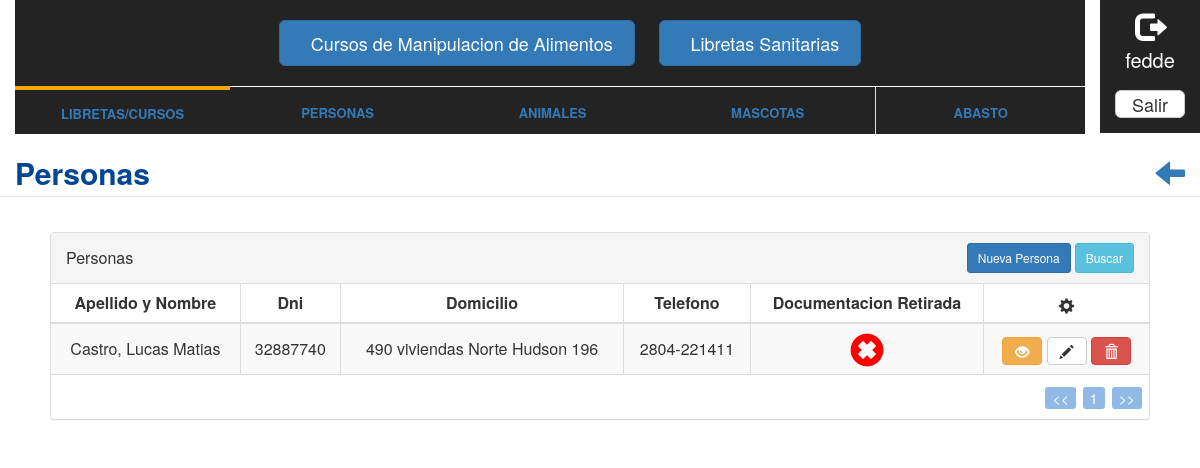
/personas/ (signed in), run on an earlier commit of the app's database.
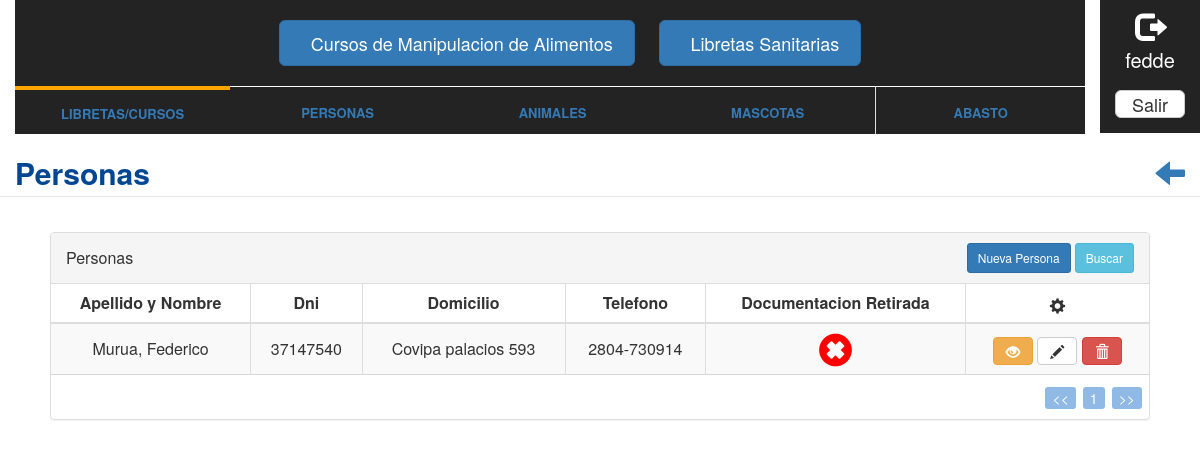
And on a later commit of the database.
### personas/models.py (models this page shows, shortened)
class PersonaGenerica(models.Model):
    nombre = models.CharField(max_length=50)
    domicilio = models.ForeignKey('domicilio')
    telefono = models.CharField(max_length=50)
    email = models.EmailField(max_length=50, blank=True)
    rubro = models.CharField(max_length=50, blank=True)

class PersonaFisica(PersonaGenerica):
    apellido = models.CharField(max_length=50)
    fecha_nacimiento = models.DateField()
    dni = models.CharField(unique=True, max_length=50)
    nacionalidad = models.ForeignKey('Nacionalidad', on_delete=models.CASCADE)
    obra_social = models.CharField(max_length=50, blank=True)
    documentacion_retirada = models.BooleanField(default=False)

class PersonaGenerica(models.Model):
    nombre = models.CharField(max_length=50)
    domicilio = models.ForeignKey('domicilio')
    telefono = models.CharField(max_length=50)
    email = models.EmailField(max_length=50, blank=True)
    rubro = models.CharField(max_length=50, blank=True)

class Domicilio(models.Model):
    barrio = models.CharField(max_length=20, null=True, blank=True)
    calle = models.CharField(max_length=50)
    nro = models.IntegerField()
    dpto = models.CharField(max_length=2, null=True, blank=True)
    piso = models.IntegerField(null=True, blank=True)
    localidad = models.ForeignKey('Localidad', on_delete=models.CASCADE)
    def __str__(self):
        return "%s %s %s" % (self.barrio, self.calle, self.nro)

### personas/views.py (the view)
@login_required(login_url='login')
def lista_persona(request):
    lista_personas = PersonaFisica.objects.all()
    filtro_personas = PersonaListFilter(request.GET, queryset=lista_personas)
    return render(request, 'persona/persona_list.html', {'filter': filtro_personas})

### personas/templates/persona/persona_list.html (shortened to what this page needs)
{% extends "base/base_listado.html" %}
{% load staticfiles %}
{% load staticfiles bootstrap3 %}
{% block header-title %}Personas{% endblock %}
{% block url-volver %}{% url 'inicio' %}{% endblock %}
{% block panel-title %}Personas{% endblock %}
{% block btn-nuevo %}
    <a href="{% url 'personas:nueva_persona' %}" class="btn btn-sm btn-primary btn-create">Nueva Persona</a>
{% endblock %}
{% block tabla %}
    <table class="table table-striped table-bordered table-hover table-list">
        <thead>
        <tr>
            <th>Apellido y Nombre</th>
            <th>Dni</th>
            <th>Domicilio</th>
            <th>Telefono</th>
            <th>Documentacion Retirada</th>
            <th><em class="glyphicon glyphicon-cog"></em></th>
        </tr>
        </thead>
        <tbody>
        {% for persona in filter.qs %}
            <tr align="center">
                <td>{{ persona.apellido }}, {{ persona.nombre }}</td>
                <td>{{ persona.dni }}</td>
                <td>{{ persona.domicilio }}</td>
                <td>{{ persona.telefono }}</td>
                {% if persona.documentacion_retirada == True %}
                    <td class="doc-ok"><span class="glyphicon glyphicon-ok-sign"></span></td>
                {% else %}
                    <td class="doc-no"><span class="glyphicon glyphicon-remove-sign"></span></td>
                {% endif %}
                <td align="center">
                    <a class="btn btn-warning" data-toggle="tooltip" title="Detalle" href="{% url 'personas:detalle_persona' persona.pk %}"><em class="glyphicon glyphicon-eye-open"></em></a>
                    <a class="btn btn-default" data-toggle="tooltip" title="Modificar" href="{% url 'personas:modificar_persona' persona.pk %}"><em class="glyphicon glyphicon-pencil"></em></a>
                    <a class="btn btn-danger btn-baja" data-toggle="tooltip" title="Eliminar" data-url="{% url 'personas:borrar_persona' persona.pk %}"><em class="glyphicon glyphicon-trash"></em></a>
                </td>
            </tr>
        {% endfor %}
        </tbody>
    </table>
{% endblock %}

### templates/base/base_listado.html (shortened to what this page needs)
{% extends "base/base.html" %}
{% load staticfiles %}
{% load staticfiles bootstrap3 %}
{% load widget_tweaks %}
{% block stylesheets %}
    <link rel="stylesheet" type="text/css" href="{% static 'css/base_listado.css' %}"/>
{% endblock %}
{% block content %}
    <div class="container-fluid container-list col-md-12">
        <div class="panel panel-default panel-table">
            <div class="panel-heading">
                <div class="row">
                    <div class="col col-xs-6">
                        <h3 class="panel-title">{% block panel-title %}{% endblock %}</h3>
                    </div>
                    <div class="col col-xs-6 text-right">
                        {% block btn-nuevo %}{% endblock %}
                        <a class="btn btn-sm btn-info" id="buscar">Buscar</a>
                    </div>
                </div>
            </div>
            <div class="panel-body">
                {% if filter.qs %}
                    {% block tabla %}{% endblock %}
                {% else %}
                    <div id="table-empty" class="table-empty">
                        <h3 class="table-empty-title"><span class="glyphicon glyphicon-exclamation-sign"></span>
                            No se encontraron elementos
                        </h3>
                    </div>
                {% endif %}
            </div>
        </div>
    </div>
{% endblock %}

### templates/base/base.html (shortened to what this page needs)
{% load staticfiles %}
{% load staticfiles bootstrap3 %}
<html lang="es">
<head>
    <link rel="stylesheet" type="text/css" href="{% static 'css/bootstrap.css' %}"/>
    <link rel="stylesheet" type="text/css" href="{% static 'css/jquery-ui.css' %}"/>
    <link rel="stylesheet" type="text/css" href="{% static 'css/hover.css' %}"/>
    <link rel="stylesheet" type="text/css" href="{% static 'css/base.css' %}"/>
    <link rel="stylesheet" type="text/css" href="{% static 'css/particles.css' %}"/>
    <link rel="stylesheet" type="text/css" href="{% static 'css/jquery.timepicker.css' %}"/>
    <link rel="stylesheet" type="text/css" href="{% static 'css/selectize.bootstrap3.css' %}"/>
    <link rel="stylesheet" type="text/css" href="{% static 'css/jquery.datetimepicker.css' %}"/>
    <link rel="stylesheet" type="text/css" href="{% static 'css/sweetalert2.css' %}"/>
    <link rel="stylesheet" type="text/css" href="{% static 'css/swal-forms.css' %}"/>
    {% block stylesheets %}
    {% endblock %}
</head>
<body>
    {% block no-navbar %}
        {% include 'base/nav.html' %}
    {% endblock %}
    {% block no-header %}
        <header id="header-page" class="header">
            <a href="{% block url-volver %}{% endblock %}" class="btn-volver">
                <span class="glyphicon glyphicon-arrow-left hvr-buzz pull-right"></span>
            </a>
            <h1 class="header-title pull-left">
                {% block header-title %}{% endblock %}
            </h1>
        </header>
    {% endblock %}
    {% block content %}
    {% endblock %}
</body>
</html>

### templates/base/nav.html (shortened to what this page needs)
{% load staticfiles %}
{% load staticfiles bootstrap3%}
<head>
    <link rel="stylesheet" type="text/css" href="{% static 'css/bootstrap.css' %}"/>
    <link rel="stylesheet" type="text/css" href="{% static 'css/nav.css' %}"/>
</head>
<body>
<div class="container-fluid container-nav">
    <div class="row">
        <div class="col-lg-11">
            <div id="custom_carousel" class="carousel slide" data-ride="carousel" data-interval="7000">
                <div class="carousel-inner">
                    <div class="item active">
                        <div class="container-fluid">
                            <ul class="ds-btn text-center">
                                <li>
                                    <a class="btn btn-lg btn-primary" href="{% url 'cursos:lista_cursos'%}">
                                    <span>Cursos de Manipulacion de Alimentos</span></a>
                                </li>
                                <li>
                                    <a class="btn btn-lg btn-primary " href="{% url 'libretas:lista_libretas'%}">
                                    <span>Libretas Sanitarias</span></a>
                                </li>
                            </ul>
                        </div>
                    </div>
                </div>
                <div class="controls">
                    <ul class="nav">
                        <li data-target="#custom_carousel" data-slide-to="0" class="hvr-rectangle-out active"> <a><small>LIBRETAS/CURSOS</small></a></li>
                        <li data-target="#custom_carousel" data-slide-to="1" class="hvr-rectangle-out"> <a><small>PERSONAS</small></a></li>
                         <li data-target="#custom_carousel" data-slide-to="2" class="hvr-rectangle-out"> <a><small>ANIMALES</small></a></li>
                         <li data-target="#custom_carousel" data-slide-to="3" class="hvr-rectangle-out"> <a><small>MASCOTAS</small></a></li>
                         <li data-target="#custom_carousel" data-slide-to="4" class="hvr-rectangle-out"> <a><small>ABASTO</small></a></li>
                    </ul>
                </div>
            </div>
        </div>
        <div class="col-lg-1 logout-box" align="center">
            <div class="glyphicon glyphicon-log-out"></div>
            <div class="username">
                <td>{{ user.get_username }}</td>
            </div>
            <div>
                <a class="btn btn-lg btn-default btn-block btn-logout" href="{% url 'logout'%}?next={{request.path}}">Salir</a>
            </div>
        </div>
    </div>
</div>
</body>

### estaticos/css/base.css (style rules this page uses)
.header { border-bottom: 1px solid rgba(0, 0, 0, 0.1); padding: 0.7rem 15px; overflow: hidden; background: white; }
.header-title, .btn-volver span { font-size: 3rem; }
.header-title { color: rgb(0,70,147); font-weight: bolder; margin: 0; }

### estaticos/css/particles.css (style rules this page uses)
body { background-color: white; }

### estaticos/css/base_listado.css (style rules this page uses)
.panel-table { margin: 35px; }
.panel-table .panel-body { padding:0; }
table th { width: auto !important; }
.table tr th, .table tr td { text-align: center; }
.panel-table .panel-body .table-bordered { border-style: none; margin:0; }
.panel-table .panel-body .table-bordered > thead > tr > th:first-of-type { text-align:center; width: 100px; }
.panel-table .panel-body .table-bordered > thead > tr > th:last-of-type, .panel-table .panel-body .table-bordered > tbody > tr > td:last-of-type { border-right: 0px; }
.panel-table .panel-body .table-bordered > thead > tr > th:first-of-type, .panel-table .panel-body .table-bordered > tbody > tr > td:first-of-type { border-left: 0px; }
.panel-table .panel-body .table-bordered > tbody > tr:first-of-type > td { border-bottom: 0px; }
.panel-table .panel-body .table-bordered > thead > tr:first-of-type > th { border-top: 0px; }
.panel-table .panel-heading .col h3 { line-height: 30px; height: 30px; }
.panel-table .panel-body .table-bordered > tbody > tr > td { line-height: 34px; }
.doc-no { color: red; }
.doc-ok, .doc-no { font-weight: bold; font-size: 34px; }

### estaticos/css/nav.css (style rules this page uses)
.container-nav { background: #fff; margin-bottom: 15px; }
#custom_carousel .item, .logout-box { color: #fff; background-color: #232323; }
#custom_carousel .controls { overflow-x: auto; overflow-y: hidden; padding: 0; margin: 0; white-space: nowrap; text-align: center; position: relative; background: #ddd }
#custom_carousel .controls li { background-color: #232323; display: table-cell; width: 1%; max-width: 90px; border-top: 1px solid white; }
#custom_carousel .controls li.active { border-top: 4px solid orange; }
#custom_carousel .controls a small { overflow: hidden; display: block; font-size: 13px; margin-top: 5px; font-weight: bold }
.ds-btn li { padding:10px; display:inline-block; margin-top: 10px; }
.ds-btn li a span { padding-left:15px; padding-right:5px; width:100%; display:inline-block; }
.glyphicon-log-out { font-size: 30px; color: white; margin-top: 10px; }
.username { font-size: 20px; margin: 6px 0 6px 0; color: white; }
.btn-logout { margin: 15px auto 15px auto; padding: 1px; }

What changed in the data, as far as the page shows it:
changed PersonaFisica: apellido "Castro" → "Murua"; nombre "Lucas Matias" → "Federico"; dni "32887740" → "37147540"; domicilio "490 viviendas Norte Hudson 196" → "Covipa palacios 593"; telefono "2804-221411" → "2804-730914"
